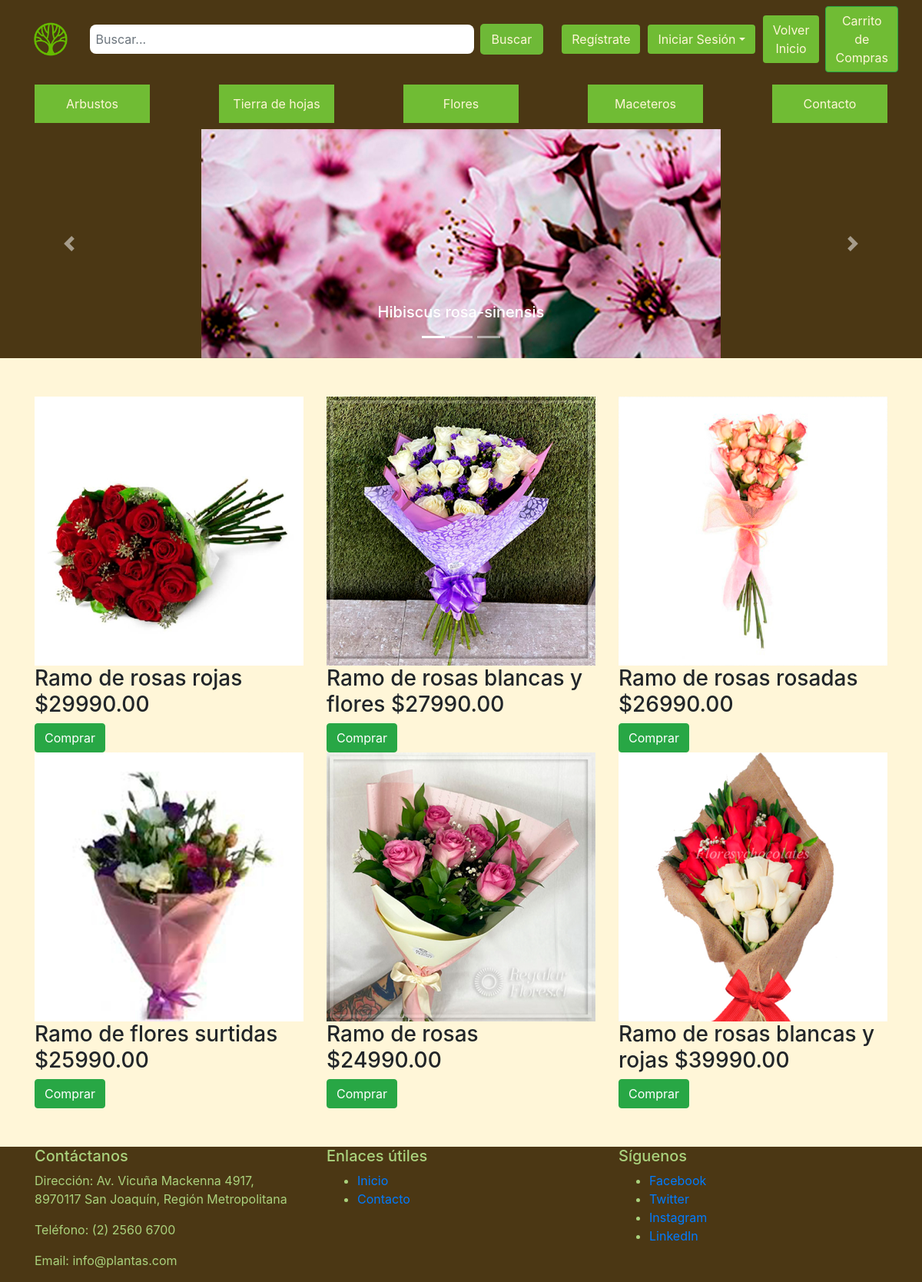
/flores/, run on the app's committed database.
### aplicacion/models.py (models this page shows, shortened)
class Producto(models.Model):
    IdProducto = models.AutoField(primary_key=True)
    tipo_producto = models.ForeignKey(TipoProducto, on_delete=models.CASCADE)
    nombre = models.CharField(max_length=255)
    precio = models.DecimalField(max_digits=10, decimal_places=2)
    stock = models.IntegerField()
    imagen = models.CharField(max_length=255)

### aplicacion/views.py (the view)
# urls.py: path('flores/', views.flores, name='flores'),
def flores(request):
    productos = Producto.objects.raw('SELECT * FROM aplicacion_producto WHERE tipo_producto_id = %s', [10])
    return render(request, 'aplicacion/flores.html',{'productos': productos})

### aplicacion/templates/aplicacion/flores.html (shortened to what this page needs)
{% load static %}
<!DOCTYPE html>
<html lang="es">
<head>
    <link rel="stylesheet" href="{% static 'css/style.css' %}">
    <link rel="stylesheet" href="https://stackpath.bootstrapcdn.com/bootstrap/4.5.2/css/bootstrap.min.css">
</head>
<body style="background-color: rgb(255, 246, 216);">
    <header>
        <div id="navbarSuperior"></div>
        <div id="navbarInferior"></div>
    </header>
    <div id="carouselExampleCaptions" class="carousel slide" data-ride="carousel">
        <ol class="carousel-indicators">
            <li data-target="#carouselExampleCaptions" data-slide-to="0" class="active"></li>
            <li data-target="#carouselExampleCaptions" data-slide-to="1"></li>
            <li data-target="#carouselExampleCaptions" data-slide-to="2"></li>
        </ol>
        <div class="carousel-inner">
            <div class="carousel-item active">
                <img src="{% static 'img/Banneflor/banneflor2.jpg' %}" class="d-block img-fluid max-height-700" alt="Trabajo 1">
                <div class="carousel-caption d-none d-md-block">
                    <h5>Hibiscus rosa-sinensis</h5>
                </div>
            </div>
        </div>
        <a class="carousel-control-prev" href="#carouselExampleCaptions" role="button" data-slide="prev">
            <span class="carousel-control-prev-icon" aria-hidden="true"></span>
        </a>
        <a class="carousel-control-next" href="#carouselExampleCaptions" role="button" data-slide="next">
            <span class="carousel-control-next-icon" aria-hidden="true"></span>
        </a>
    </div>
    <div class="separator"></div>
    <div class="container">
        <div class="row">
            {% for producto in productos %}
            <div class="col-md-4">
                <img src="{% static 'img/ImagenesProducto/' %}{{ producto.imagen }}" class="img-fluid" alt="Imagen 1">
                <h3>{{ producto.nombre }} ${{ producto.precio }}</h3>
                <button class="btn btn-success" onclick="agregarAlCarrito({{producto.IdProducto}})">Comprar</button>
            </div>
            {% endfor %}
        </div>
    </div>
    <div class="separator"></div>
    <footer>
        <div class="container-fluid footer">
            <div class="container">
                <div class="row">
                    <div class="col-md-4">
                        <h5>Contáctanos</h5>
                        <p>Dirección: Av. Vicuña Mackenna 4917, 8970117 San Joaquín, Región Metropolitana</p>
                        <p>Teléfono: (2) 2560 6700</p>
                        <p>Email: info@plantas.com</p>
                    </div>
                    <div class="col-md-4">
                        <h5>Enlaces útiles</h5>
                        <ul>
                            <li><a href="index.html">Inicio</a></li>
                            <li><a href="contacto.html">Contacto</a></li>
                        </ul>
                    </div>
                    <div class="col-md-4">
                        <h5>Síguenos</h5>
                        <ul>
                            <li><a href="https://www.Facebook.com"> Facebook</a></li>
                            <li><a href="https://www.Twitter.com"> Twitter</a></li>
                            <li><a href="https://www.instagram.com"> Instagram</a></li>
                            <li><a href="https://www.Linkedin.com"> LinkedIn</a></li>
                        </ul>
                    </div>
                </div>
            </div>
        </div>
    </footer>
</body>
</html>

### static/css/style.css (style rules this page uses)
.carousel img { margin: 0 auto; }
.carousel-inner { background-color: rgb(75, 55, 20); }
.footer { background-color: rgb(75, 55, 20); color: rgb(170, 210, 125); }
.max-height-700 { max-height: 700px; }
p { color: rgb(170, 210, 125); font-style:normal; }
.separator { height: 50px; }

### data on the page
Producto: imagen (picture), nombre "Ramo de rosas rojas", precio "29990.00"
Producto: imagen (picture), nombre "Ramo de rosas blancas y flores", precio "27990.00"
Producto: imagen (picture), nombre "Ramo de rosas rosadas", precio "26990.00"
Producto: imagen (picture), nombre "Ramo de flores surtidas", precio "25990.00"
Producto: imagen (picture), nombre "Ramo de rosas", precio "24990.00"
Producto: imagen (picture), nombre "Ramo de rosas blancas y rojas", precio "39990.00"
